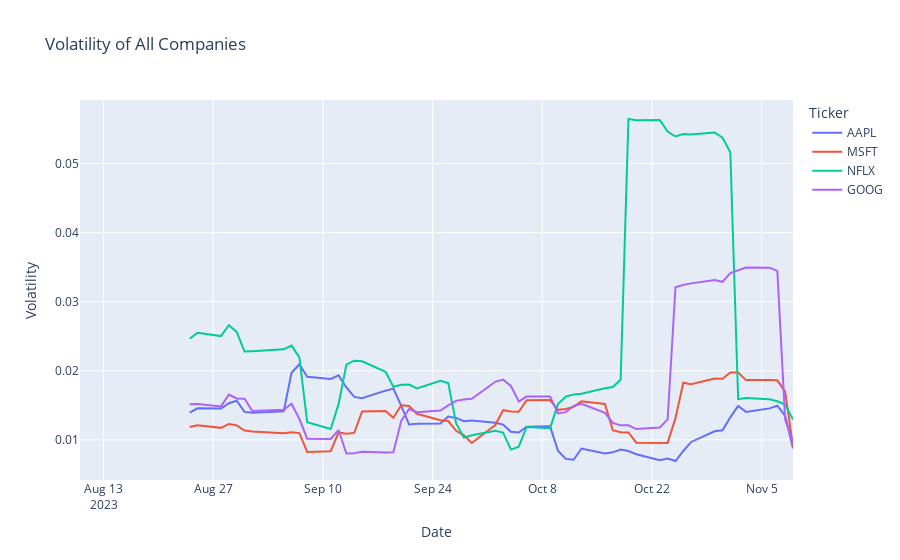

Notebook code for this chart:
### Code cell
df['Volatility'] = df.groupby('Ticker')['Close'].pct_change().rolling(window=10).std().reset_index(0, drop=True)
fig = px.line(df, x='Date', y='Volatility', 
              color='Ticker', 
              title='Volatility of All Companies')
fig.show()
